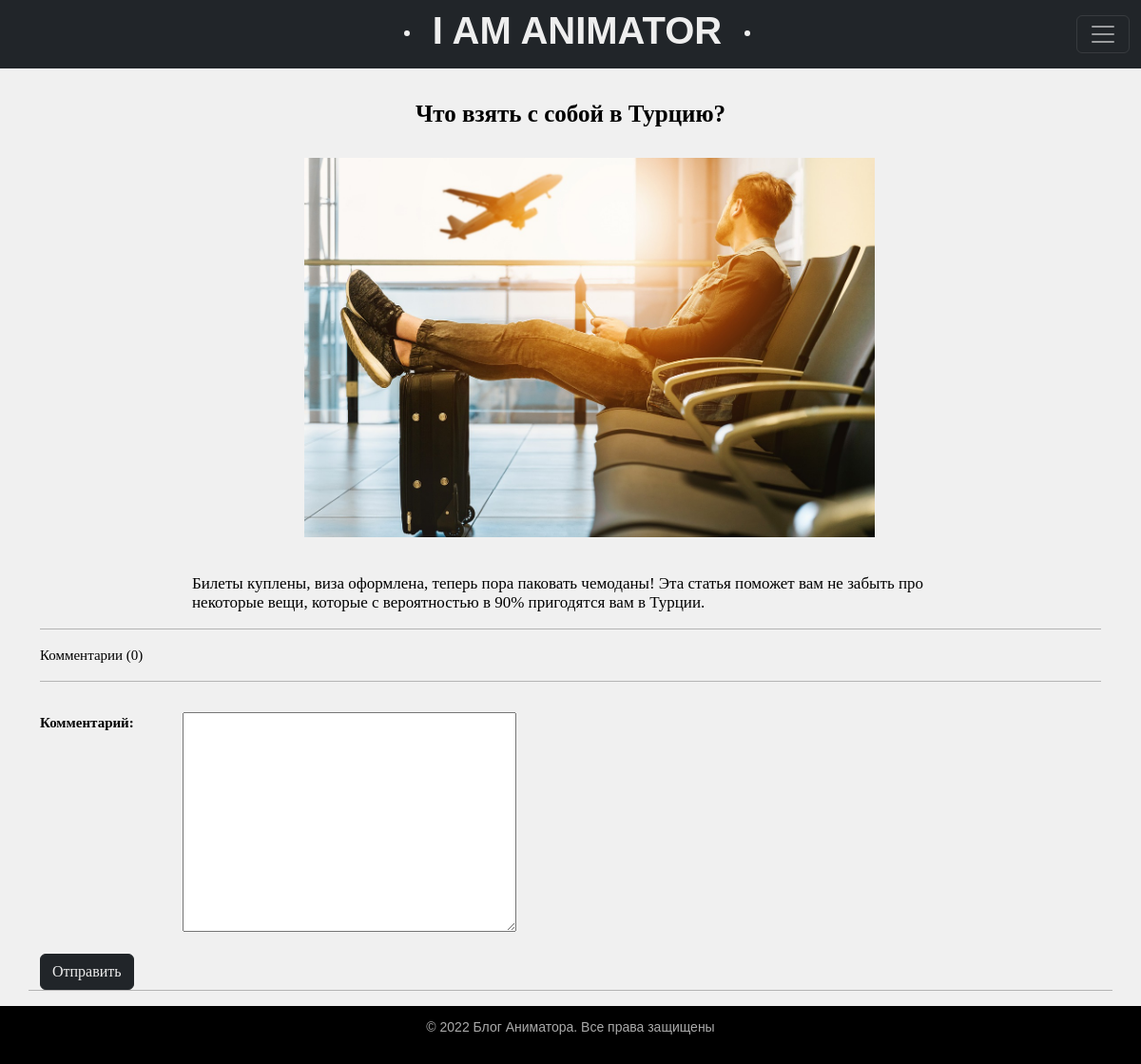
Before: /post/chto-vzyat-s-soboj-v-turciyu/ with the older database file.
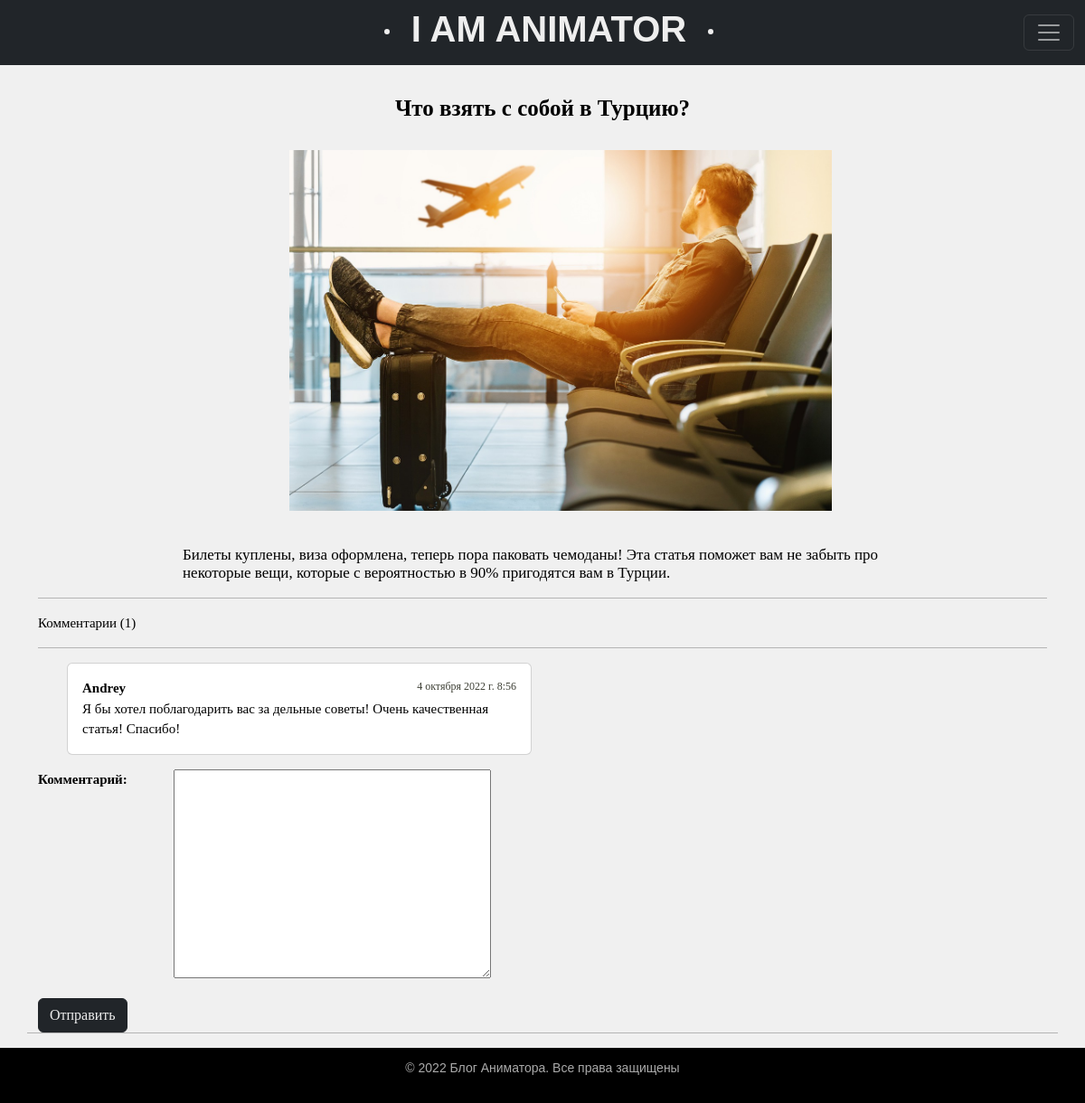
After: the same page with the newer database file.
### blog/models.py (models this page shows, shortened)
class Posts(models.Model):
    title = models.CharField(max_length=255)
    slug = models.SlugField(max_length=255, unique=True, db_index=True, verbose_name='URL')
    content = models.TextField(blank=True)
    photo = models.ImageField(upload_to='photos/%Y/%m/%d/')
    time_create = models.DateTimeField(auto_now_add=True)
    time_update = models.DateTimeField(auto_now=True)
    is_published = models.BooleanField(default=True)
    def __str__(self):
        return self.title
    class Meta:
        verbose_name = 'Посты'
        verbose_name_plural = 'Посты'
        ordering = ['-time_create', 'title']

class Comment(models.Model):
    post = models.ForeignKey(Posts, related_name='comment_posts', on_delete=models.CASCADE,
                             verbose_name='Статья', blank=True, null=True)
    name = models.CharField(max_length=30, verbose_name='Автор')
    body = models.TextField(max_length=255, verbose_name='Комментарий')
    created = models.DateTimeField(auto_now_add=True, verbose_name='Дата создания')
    updated = models.DateTimeField(auto_now=True, verbose_name='Дата изменения')
    active = models.BooleanField(default=True, verbose_name='Видимость комментария')
    class Meta:
        verbose_name = 'Комментарии'
        verbose_name_plural = 'Комментарии'
        ordering = ('created',)

### blog/views.py (the view, shortened to what this page needs)
# urls.py: path('post/<slug:post_slug>/', ShowPost.as_view(), name='post'),
class ShowPost(FormMixin, MutualContext, DetailView):
    model = Posts
    template_name = 'blog/post.html'
    slug_url_kwarg = 'post_slug'
    context_object_name = 'post'
    form_class = CommentForm
    success_url = reverse_lazy('pages')
    def post(self, request, *args, **kwargs):
        form = self.get_form()
        if form.is_valid():
            return self.form_valid(form)
        else:
            return self.form_invalid(form)
    def get_context_data(self, *, object_list=None, **kwargs):
        context_dict = super().get_context_data(**kwargs)
        mutual_context_dict = self.get_user_context(title=context_dict['post'])
        return dict(list(context_dict.items()) + list(mutual_context_dict.items()))

### blog/forms.py
class CommentForm(forms.ModelForm):
    widgets = {
        'body': forms.Textarea(attrs={'cols': 8, 'rows': 5}),
    }
    class Meta:
        model = Comment
        fields = ('body',)

### blog/utils.py (called while the page is built)
    def get_user_context(self, **kwargs):
        context = kwargs
        return context

### blog/templates/blog/post.html (shortened to what this page needs)
{% extends 'blog/base.html' %}
{% block content %}
<div class="posts_style">
    <div class="container">
        <div class="row">
            <div class="col-xl-12 col-md-12 col-sm-12" align="center">
                <br>
                <br>
                <h1><b>{{post.title}}</b></h1>
                <br>
                {% if post.photo %}
                <p class="from_left"><img src="{{post.photo.url}}"></p>
                {% endif %}
            </div>
        </div>
    </div>
    <div class="container">
        <div class="row">
            <div class="col-xl-12 col-md-12 col-sm-12" align="left">
                <br>
                <h5 class="from_left_post from_right_post">{{post.content | linebreaks}}</h5>
                <hr>
                <p>Комментарии ({{post.comment_posts.all.count}})</p>
                <hr>
            </div>
            <div class="col-xl-6 col-md-6 col-sm-6" align="left">
                    <ul>
                        {% for item in post.comment_posts.all %}
                        <div class="card">
                            <div class="card-body">
                                <div style="width:100%;">
                                    <div style="width: 50%; text-align: left; float: left;"><b>{{item.name}}</b></div>
                                    <div class="create-time-style" style="width: 50%; text-align: right; float: left;">
                                        {{item.created}}
                                    </div>
                                </div>
                                <div style="width: 100%; text-align: left; float: left;"> {{item.body}}</div>
                                <br>
                            </div>
                        </div>
                        {% endfor %}
                    </ul>
                </div>
                <form method="post">
                    {% for f in form %}
                    <p><label class="form-label" for="{{f.id_for_label}}"><b>{{f.label}}:</b></label>{{f}}</p>
                    {% endfor %}
                    <button type="submit" class="btn btn-dark white-oranje-style">Отправить</button>
                </form>
                <hr>
            </div>
        </div>
    </div>
</div>
{% endblock %}

Changed rows visible on the page:
computed for Posts "Что взять с собой в Турцию?": comment_posts.all.count "0" → "1"
added Comment: name "Andrey", created "4 октября 2022 г. 8:56", body "Я бы хотел поблагодарить вас за дельные советы! Очень качественная статья! Спасибо!"
